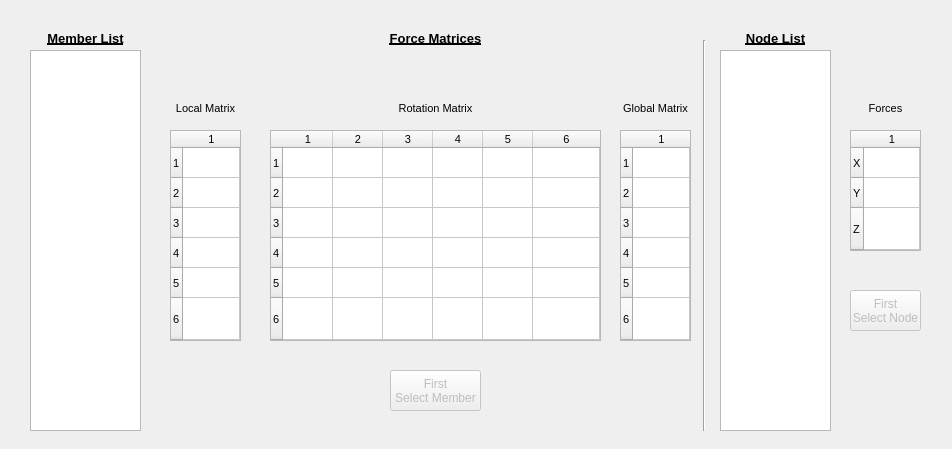
<?xml version="1.0" encoding="UTF-8"?>
<ui version="4.0">
 <class>forceData</class>
 <widget class="QDialog" name="forceData">
  <property name="geometry">
   <rect>
    <x>0</x>
    <y>0</y>
    <width>952</width>
    <height>449</height>
   </rect>
  </property>
  <property name="sizePolicy">
   <sizepolicy hsizetype="Fixed" vsizetype="Fixed">
    <horstretch>0</horstretch>
    <verstretch>0</verstretch>
   </sizepolicy>
  </property>
  <property name="windowTitle">
   <string>Force Data</string>
  </property>
  <property name="windowIcon">
   <iconset resource="../SAS/resources.qrc">
    <normaloff>:/new/prefix1/forces</normaloff>:/new/prefix1/forces</iconset>
  </property>
  <widget class="QLabel" name="label_24">
   <property name="geometry">
    <rect>
     <x>370</x>
     <y>30</y>
     <width>131</width>
     <height>16</height>
    </rect>
   </property>
   <property name="font">
    <font>
     <pointsize>10</pointsize>
     <weight>75</weight>
     <italic>false</italic>
     <bold>true</bold>
     <underline>true</underline>
     <strikeout>false</strikeout>
    </font>
   </property>
   <property name="text">
    <string>Force Matrices</string>
   </property>
   <property name="alignment">
    <set>Qt::AlignCenter</set>
   </property>
  </widget>
  <widget class="QTableWidget" name="localMatrix">
   <property name="geometry">
    <rect>
     <x>170</x>
     <y>130</y>
     <width>71</width>
     <height>211</height>
    </rect>
   </property>
   <property name="sizePolicy">
    <sizepolicy hsizetype="Expanding" vsizetype="Expanding">
     <horstretch>0</horstretch>
     <verstretch>0</verstretch>
    </sizepolicy>
   </property>
   <property name="font">
    <font>
     <pointsize>8</pointsize>
    </font>
   </property>
   <property name="sortingEnabled">
    <bool>false</bool>
   </property>
   <attribute name="horizontalHeaderCascadingSectionResizes">
    <bool>false</bool>
   </attribute>
   <attribute name="horizontalHeaderDefaultSectionSize">
    <number>50</number>
   </attribute>
   <attribute name="horizontalHeaderShowSortIndicator" stdset="0">
    <bool>false</bool>
   </attribute>
   <attribute name="horizontalHeaderStretchLastSection">
    <bool>true</bool>
   </attribute>
   <attribute name="verticalHeaderCascadingSectionResizes">
    <bool>false</bool>
   </attribute>
   <attribute name="verticalHeaderShowSortIndicator" stdset="0">
    <bool>false</bool>
   </attribute>
   <attribute name="verticalHeaderStretchLastSection">
    <bool>true</bool>
   </attribute>
   <row>
    <property name="text">
     <string>1</string>
    </property>
   </row>
   <row>
    <property name="text">
     <string>2</string>
    </property>
   </row>
   <row>
    <property name="text">
     <string>3</string>
    </property>
   </row>
   <row>
    <property name="text">
     <string>4</string>
    </property>
   </row>
   <row>
    <property name="text">
     <string>5</string>
    </property>
   </row>
   <row>
    <property name="text">
     <string>6</string>
    </property>
   </row>
   <column>
    <property name="text">
     <string>1</string>
    </property>
   </column>
   <item row="0" column="0">
    <property name="text">
     <string/>
    </property>
   </item>
  </widget>
  <widget class="QPushButton" name="refresh">
   <property name="enabled">
    <bool>false</bool>
   </property>
   <property name="geometry">
    <rect>
     <x>390</x>
     <y>370</y>
     <width>91</width>
     <height>41</height>
    </rect>
   </property>
   <property name="text">
    <string>First 
Select Member</string>
   </property>
  </widget>
  <widget class="QLabel" name="label_23">
   <property name="geometry">
    <rect>
     <x>150</x>
     <y>100</y>
     <width>111</width>
     <height>16</height>
    </rect>
   </property>
   <property name="font">
    <font>
     <pointsize>8</pointsize>
     <weight>50</weight>
     <italic>false</italic>
     <bold>false</bold>
     <underline>false</underline>
     <strikeout>false</strikeout>
    </font>
   </property>
   <property name="text">
    <string>Local Matrix</string>
   </property>
   <property name="alignment">
    <set>Qt::AlignCenter</set>
   </property>
  </widget>
  <widget class="QLabel" name="label_26">
   <property name="geometry">
    <rect>
     <x>600</x>
     <y>100</y>
     <width>111</width>
     <height>16</height>
    </rect>
   </property>
   <property name="font">
    <font>
     <pointsize>8</pointsize>
     <weight>50</weight>
     <italic>false</italic>
     <bold>false</bold>
     <underline>false</underline>
     <strikeout>false</strikeout>
    </font>
   </property>
   <property name="text">
    <string>Global Matrix</string>
   </property>
   <property name="alignment">
    <set>Qt::AlignCenter</set>
   </property>
  </widget>
  <widget class="QTableWidget" name="rotationMatrix">
   <property name="geometry">
    <rect>
     <x>270</x>
     <y>130</y>
     <width>331</width>
     <height>211</height>
    </rect>
   </property>
   <property name="sizePolicy">
    <sizepolicy hsizetype="Expanding" vsizetype="Expanding">
     <horstretch>0</horstretch>
     <verstretch>0</verstretch>
    </sizepolicy>
   </property>
   <property name="font">
    <font>
     <pointsize>8</pointsize>
    </font>
   </property>
   <attribute name="horizontalHeaderDefaultSectionSize">
    <number>50</number>
   </attribute>
   <attribute name="horizontalHeaderStretchLastSection">
    <bool>true</bool>
   </attribute>
   <attribute name="verticalHeaderStretchLastSection">
    <bool>true</bool>
   </attribute>
   <row>
    <property name="text">
     <string>1</string>
    </property>
   </row>
   <row>
    <property name="text">
     <string>2</string>
    </property>
   </row>
   <row>
    <property name="text">
     <string>3</string>
    </property>
   </row>
   <row>
    <property name="text">
     <string>4</string>
    </property>
   </row>
   <row>
    <property name="text">
     <string>5</string>
    </property>
   </row>
   <row>
    <property name="text">
     <string>6</string>
    </property>
   </row>
   <column>
    <property name="text">
     <string>1</string>
    </property>
   </column>
   <column>
    <property name="text">
     <string>2</string>
    </property>
   </column>
   <column>
    <property name="text">
     <string>3</string>
    </property>
   </column>
   <column>
    <property name="text">
     <string>4</string>
    </property>
   </column>
   <column>
    <property name="text">
     <string>5</string>
    </property>
   </column>
   <column>
    <property name="text">
     <string>6</string>
    </property>
   </column>
  </widget>
  <widget class="QLabel" name="label_22">
   <property name="geometry">
    <rect>
     <x>30</x>
     <y>30</y>
     <width>111</width>
     <height>16</height>
    </rect>
   </property>
   <property name="font">
    <font>
     <pointsize>10</pointsize>
     <weight>75</weight>
     <italic>false</italic>
     <bold>true</bold>
     <underline>true</underline>
     <strikeout>false</strikeout>
    </font>
   </property>
   <property name="text">
    <string>Member List</string>
   </property>
   <property name="alignment">
    <set>Qt::AlignCenter</set>
   </property>
  </widget>
  <widget class="QListWidget" name="memberList">
   <property name="geometry">
    <rect>
     <x>30</x>
     <y>50</y>
     <width>111</width>
     <height>381</height>
    </rect>
   </property>
  </widget>
  <widget class="QLabel" name="label_25">
   <property name="geometry">
    <rect>
     <x>380</x>
     <y>100</y>
     <width>111</width>
     <height>16</height>
    </rect>
   </property>
   <property name="font">
    <font>
     <pointsize>8</pointsize>
     <weight>50</weight>
     <italic>false</italic>
     <bold>false</bold>
     <underline>false</underline>
     <strikeout>false</strikeout>
    </font>
   </property>
   <property name="text">
    <string>Rotation Matrix</string>
   </property>
   <property name="alignment">
    <set>Qt::AlignCenter</set>
   </property>
  </widget>
  <widget class="QTableWidget" name="globalMatrix">
   <property name="geometry">
    <rect>
     <x>620</x>
     <y>130</y>
     <width>71</width>
     <height>211</height>
    </rect>
   </property>
   <property name="sizePolicy">
    <sizepolicy hsizetype="Expanding" vsizetype="Expanding">
     <horstretch>0</horstretch>
     <verstretch>0</verstretch>
    </sizepolicy>
   </property>
   <property name="font">
    <font>
     <pointsize>8</pointsize>
    </font>
   </property>
   <attribute name="horizontalHeaderDefaultSectionSize">
    <number>50</number>
   </attribute>
   <attribute name="horizontalHeaderStretchLastSection">
    <bool>true</bool>
   </attribute>
   <attribute name="verticalHeaderStretchLastSection">
    <bool>true</bool>
   </attribute>
   <row>
    <property name="text">
     <string>1</string>
    </property>
   </row>
   <row>
    <property name="text">
     <string>2</string>
    </property>
   </row>
   <row>
    <property name="text">
     <string>3</string>
    </property>
   </row>
   <row>
    <property name="text">
     <string>4</string>
    </property>
   </row>
   <row>
    <property name="text">
     <string>5</string>
    </property>
   </row>
   <row>
    <property name="text">
     <string>6</string>
    </property>
   </row>
   <column>
    <property name="text">
     <string>1</string>
    </property>
   </column>
  </widget>
  <widget class="QLabel" name="label_27">
   <property name="geometry">
    <rect>
     <x>830</x>
     <y>100</y>
     <width>111</width>
     <height>16</height>
    </rect>
   </property>
   <property name="font">
    <font>
     <pointsize>8</pointsize>
     <weight>50</weight>
     <italic>false</italic>
     <bold>false</bold>
     <underline>false</underline>
     <strikeout>false</strikeout>
    </font>
   </property>
   <property name="text">
    <string>Forces</string>
   </property>
   <property name="alignment">
    <set>Qt::AlignCenter</set>
   </property>
  </widget>
  <widget class="QListWidget" name="nodeList">
   <property name="geometry">
    <rect>
     <x>720</x>
     <y>50</y>
     <width>111</width>
     <height>381</height>
    </rect>
   </property>
  </widget>
  <widget class="QTableWidget" name="nodeForces">
   <property name="geometry">
    <rect>
     <x>850</x>
     <y>130</y>
     <width>71</width>
     <height>121</height>
    </rect>
   </property>
   <property name="sizePolicy">
    <sizepolicy hsizetype="Expanding" vsizetype="Expanding">
     <horstretch>0</horstretch>
     <verstretch>0</verstretch>
    </sizepolicy>
   </property>
   <property name="font">
    <font>
     <pointsize>8</pointsize>
    </font>
   </property>
   <property name="sortingEnabled">
    <bool>false</bool>
   </property>
   <attribute name="horizontalHeaderCascadingSectionResizes">
    <bool>false</bool>
   </attribute>
   <attribute name="horizontalHeaderDefaultSectionSize">
    <number>50</number>
   </attribute>
   <attribute name="horizontalHeaderShowSortIndicator" stdset="0">
    <bool>false</bool>
   </attribute>
   <attribute name="horizontalHeaderStretchLastSection">
    <bool>true</bool>
   </attribute>
   <attribute name="verticalHeaderCascadingSectionResizes">
    <bool>false</bool>
   </attribute>
   <attribute name="verticalHeaderShowSortIndicator" stdset="0">
    <bool>false</bool>
   </attribute>
   <attribute name="verticalHeaderStretchLastSection">
    <bool>true</bool>
   </attribute>
   <row>
    <property name="text">
     <string>X</string>
    </property>
   </row>
   <row>
    <property name="text">
     <string>Y</string>
    </property>
   </row>
   <row>
    <property name="text">
     <string>Z</string>
    </property>
   </row>
   <column>
    <property name="text">
     <string>1</string>
    </property>
   </column>
   <item row="0" column="0">
    <property name="text">
     <string/>
    </property>
   </item>
  </widget>
  <widget class="QLabel" name="label_28">
   <property name="geometry">
    <rect>
     <x>720</x>
     <y>30</y>
     <width>111</width>
     <height>16</height>
    </rect>
   </property>
   <property name="font">
    <font>
     <pointsize>10</pointsize>
     <weight>75</weight>
     <italic>false</italic>
     <bold>true</bold>
     <underline>true</underline>
     <strikeout>false</strikeout>
    </font>
   </property>
   <property name="text">
    <string>Node List</string>
   </property>
   <property name="alignment">
    <set>Qt::AlignCenter</set>
   </property>
  </widget>
  <widget class="QPushButton" name="refresh_2">
   <property name="enabled">
    <bool>false</bool>
   </property>
   <property name="geometry">
    <rect>
     <x>850</x>
     <y>290</y>
     <width>71</width>
     <height>41</height>
    </rect>
   </property>
   <property name="text">
    <string>First 
Select Node</string>
   </property>
  </widget>
  <widget class="Line" name="line">
   <property name="geometry">
    <rect>
     <x>689</x>
     <y>40</y>
     <width>31</width>
     <height>391</height>
    </rect>
   </property>
   <property name="orientation">
    <enum>Qt::Vertical</enum>
   </property>
  </widget>
 </widget>
 <resources>
  <include location="../SAS/resources.qrc"/>
 </resources>
 <connections/>
</ui>
